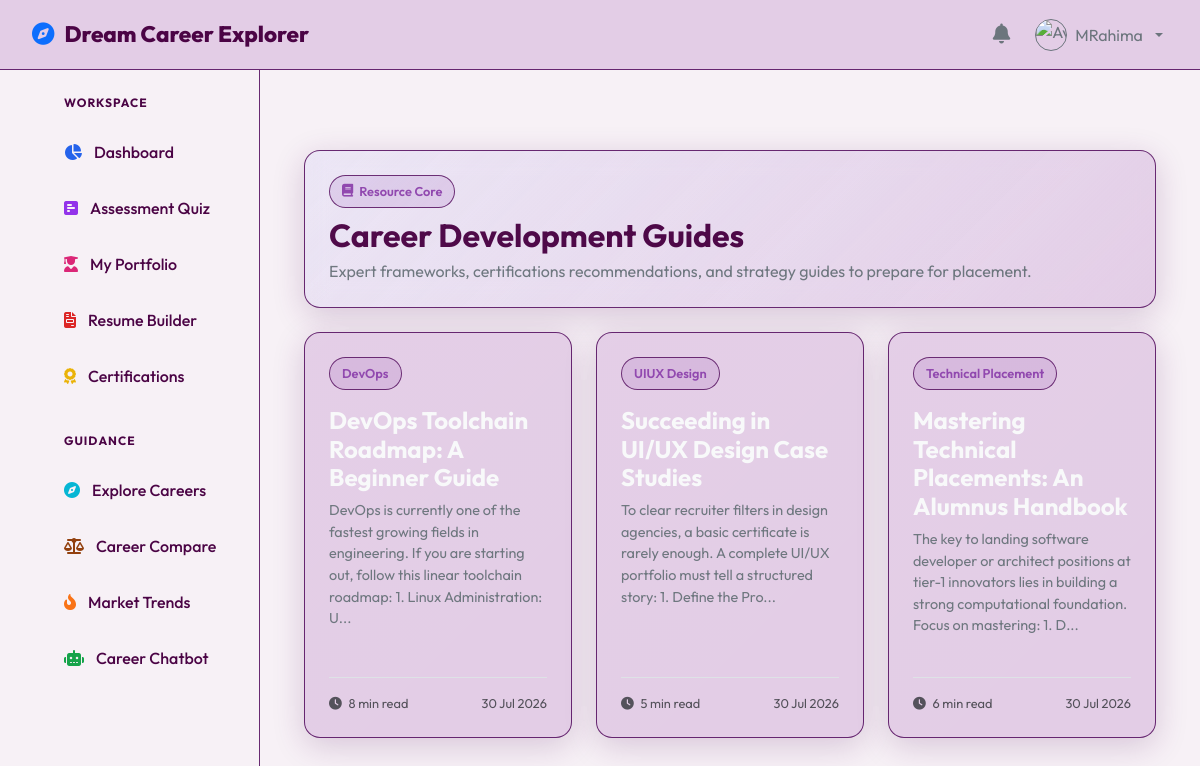
The app's page /blogs (signed in) with its own data.
### app/models.py (models this page shows, shortened)
class User(db.Model):
    __tablename__ = 'users'
    id = db.Column(db.Integer, primary_key=True)
    username = db.Column(db.String(50), unique=True, nullable=False)
    email = db.Column(db.String(100), unique=True, nullable=False)
    password_hash = db.Column(db.String(256), nullable=False)
    full_name = db.Column(db.String(100), nullable=False)
    role = db.Column(db.Enum('student', 'admin', name='user_roles'), default='student', nullable=False)
    profile_pic = db.Column(db.String(256), default='default.png')
    department = db.Column(db.String(100), nullable=True)
    qualification = db.Column(db.String(100), nullable=True)
    created_at = db.Column(db.DateTime, default=datetime.utcnow)
    portfolio = db.relationship('Portfolio', backref='user', uselist=False, cascade="all, delete-orphan")
    skills = db.relationship('StudentSkill', backref='user', cascade="all, delete-orphan")
    certificates = db.relationship('Certificate', backref='user', cascade="all, delete-orphan")
    projects = db.relationship('Project', backref='user', cascade="all, delete-orphan")
    quiz_results = db.relationship('QuizResult', backref='user', cascade="all, delete-orphan")
    progress = db.relationship('LearningProgress', backref='user', cascade="all, delete-orphan")
    notifications = db.relationship('Notification', backref='user', cascade="all, delete-orphan")

class Blog(db.Model):
    __tablename__ = 'blogs'
    id = db.Column(db.Integer, primary_key=True)
    title = db.Column(db.String(200), nullable=False)
    content = db.Column(db.Text, nullable=False)
    author_name = db.Column(db.String(100), default='Admin')
    tags = db.Column(db.String(150), nullable=True)  # Comma-separated tags
    read_time = db.Column(db.Integer, default=5)  # in minutes
    created_at = db.Column(db.DateTime, default=datetime.utcnow)

### app/blueprints/main/routes.py (the view)
@main_bp.route('/blogs')
def blogs():
    all_blogs = Blog.query.order_by(Blog.created_at.desc()).all()
    return render_template('blogs.html', blogs=all_blogs)

### app/templates/blogs.html (shortened to what this page needs)
{% extends "base.html" %}
{% block content %}
<div class="container py-4">
    <div class="row mb-4" data-aos="fade-down">
        <div class="col-12">
            <div class="glass-card" style="background: linear-gradient(135deg, rgba(99, 102, 241, 0.08) 0%, var(--bg-card) 100%);">
                <div class="d-flex flex-column flex-md-row justify-content-between align-items-md-center gap-3">
                    <div>
                        <span class="badge-custom badge-tech mb-2"><i class="fa-solid fa-book"></i> Resource Core</span>
                        <h2 class="fw-bold mb-1">Career Development Guides</h2>
                        <p class="text-secondary mb-0">Expert frameworks, certifications recommendations, and strategy guides to prepare for placement.</p>
                    </div>
                </div>
            </div>
        </div>
    </div>
    <div class="row g-4" data-aos="fade-up" data-aos-delay="100">
        {% for blog in blogs %}
            <div class="col-md-6 col-lg-4">
                <div class="glass-card h-100 d-flex flex-column justify-content-between">
                    <div>
                        <span class="badge-custom badge-tech mb-3">{{ (blog.tags or 'Career Guidance').split(',')[0] }}</span>
                        <h4 class="fw-bold mb-2"><a href="{{ url_for('main.blog_detail', blog_id=blog.id) }}" class="text-light text-decoration-none">{{ blog.title }}</a></h4>
                        <p class="text-secondary" style="font-size: 0.9rem; line-height: 1.5;">{{ blog.content[:160] }}...</p>
                    </div>
                    <div class="mt-4 pt-3 border-top border-color d-flex justify-content-between text-muted" style="font-size: 0.8rem;">
                        <span><i class="fa-solid fa-clock me-1"></i> {{ blog.read_time }} min read</span>
                        <span>{{ blog.created_at.strftime('%d %b %Y') }}</span>
                    </div>
                </div>
            </div>
        {% else %}
            <div class="col-12 text-center py-5">
                <p class="text-secondary">No blog articles published yet.</p>
            </div>
        {% endfor %}
    </div>
</div>
{% endblock %}

### app/templates/base.html (shortened to what this page needs)
<!DOCTYPE html>
<html lang="en" data-theme="dark">
<head>
    <link href="https://cdn.jsdelivr.net/npm/bootstrap@5.3.0/dist/css/bootstrap.min.css" rel="stylesheet">
    <link href="https://cdnjs.cloudflare.com/ajax/libs/font-awesome/6.4.0/css/all.min.css" rel="stylesheet">
    <link href="https://unpkg.com/aos@2.3.1/dist/aos.css" rel="stylesheet">
    <link rel="stylesheet" href="{{ url_for('static', filename='css/style.css') }}">
    <link rel="stylesheet" href="{{ url_for('static', filename='css/dashboard.css') }}">
    <link rel="stylesheet" href="{{ url_for('static', filename='css/landing.css') }}">
</head>
<body>
    <nav class="top-navbar">
        <a class="navbar-brand" href="{{ url_for('main.index') }}">
            <i class="fa-solid fa-compass text-primary"></i> Dream Career Explorer
        </a>
        <div class="d-flex align-items-center gap-3">
            {% if current_user %}
                {% if current_user.role == 'student' %}
                <a href="{{ url_for('student.notifications') }}" class="position-relative text-secondary p-1" title="Notifications">
                    <i class="fa-solid fa-bell fs-5"></i>
                </a>
                {% endif %}
                <div class="dropdown">
                    <button class="btn btn-link text-decoration-none dropdown-toggle text-secondary d-flex align-items-center gap-2 p-1" type="button" id="profileDropdown" data-bs-toggle="dropdown" aria-expanded="false">
                        <img src="{{ url_for('static', filename='uploads/' + current_user.profile_pic) }}" alt="Avatar" width="32" height="32" class="rounded-circle border border-secondary" onerror="this.src='https://cdn-icons-png.flaticon.com/512/3135/3135715.png';">
                        <span class="d-none d-md-inline">{{ current_user.full_name }}</span>
                    </button>
                </div>
            {% else %}
                <a href="{{ url_for('auth.login') }}" class="btn btn-outline-secondary btn-sm px-3">Login</a>
                <a href="{{ url_for('auth.register') }}" class="glow-btn btn-sm px-3 py-2 text-white">Get Started</a>
            {% endif %}
        </div>
    </nav>
    <div class="main-wrapper">
        {% if current_user %}
            <aside class="sidebar">
                <ul class="side-nav-list">
                    {% if current_user.role == 'student' %}
                        <span class="text-uppercase  fw-bold px-3 mb-2" style="font-size: 0.75rem; letter-spacing: 1px;">Workspace</span>
                        <li><a class="side-nav-link" href="{{ url_for('student.dashboard') }}"><i class="fa-solid fa-chart-pie icon-dashboard"></i> Dashboard</a></li>
                        <li><a class="side-nav-link" href="{{ url_for('student.assessment') }}"><i class="fa-solid fa-square-poll-horizontal icon-quiz"></i> Assessment Quiz</a></li>
                        <li><a class="side-nav-link" href="{{ url_for('student.portfolio') }}"><i class="fa-solid fa-user-graduate icon-portfolio"></i> My Portfolio</a></li>
                        <li><a class="side-nav-link" href="{{ url_for('student.resume') }}"><i class="fa-solid fa-file-invoice icon-resume"></i> Resume Builder</a></li>
                        <li><a class="side-nav-link" href="{{ url_for('student.certifications') }}"><i class="fa-solid fa-award icon-certifications"></i> Certifications</a></li>
                        <span class="text-uppercase  fw-bold px-3 mt-4 mb-2" style="font-size: 0.75rem; letter-spacing: 1px;">Guidance</span>
                        <li><a class="side-nav-link" href="{{ url_for('main.careers') }}"><i class="fa-solid fa-compass icon-explore"></i> Explore Careers</a></li>
                        <li><a class="side-nav-link" href="{{ url_for('main.comparison') }}"><i class="fa-solid fa-scale-balanced icon-compare"></i> Career Compare</a></li>
                        <li><a class="side-nav-link" href="{{ url_for('main.trends') }}"><i class="fa-solid fa-fire-flame-curved icon-trends"></i> Market Trends</a></li>
                        <li><a class="side-nav-link" href="{{ url_for('student.chatbot_ui') }}"><i class="fa-solid fa-robot icon-chatbot"></i> Career Chatbot</a></li>
                    {% endif %}
                </ul>
            </aside>
        {% endif %}
        <main class="content-body {% if not current_user %}w-100 m-0 p-0{% endif %}">
            {% block content %}{% endblock %}
        </main>
    </div>
</body>
</html>

### app/static/css/style.css (style rules this page uses)
:root { --bg-primary: #f7f1f6; --bg-secondary: #f7f1f6; --bg-card: #e3cde6; --bg-glass: #e3cde6; --border-color: #5b1765e8; --border-focus:#8e44ad; --text-primary:#4b0445; --text-secondary: #4b0445; --text-muted: #4b0445; --primary: #8e44ad; --primary-hover: #6c3483; --primary-glow: rgba(142, 68, 173, 0.15); --success: #18d118; --warning: #f59e0b; --danger: #ef4444; --info: #7d3c98; --glass-blur: blur(12px); --card-shadow: 0 8px 32px 0 rgba(91, 23, 101, 0.20); --nav-height: 70px; --sidebar-width: 260px; }
* { margin: 0; padding: 0; box-sizing: border-box; transition: background-color 0.3s ease, border-color 0.3s ease, color 0.15s ease; }
body { font-family: 'Outfit', sans-serif; background-color: var(--bg-primary); color: var(--text-primary); overflow-x: hidden; min-height: 100vh; }
a { text-decoration: none; color: var(--primary); }
.glass-card { background: var(--bg-card); backdrop-filter: var(--glass-blur); -webkit-backdrop-filter: var(--glass-blur); border: 1px solid var(--border-color); border-radius: 16px; padding: 24px; box-shadow: var(--card-shadow); position: relative; overflow: hidden; }
.glass-card::before { content: ''; position: absolute; top: 0; left: 0; width: 100%; height: 100%; background: linear-gradient(135deg, rgba(255, 255, 255, 0.03) 0%, rgba(255, 255, 255, 0) 100%); pointer-events: none; }
.badge-custom { padding: 6px 12px; border-radius: 20px; font-size: 0.8rem; font-weight: 600; display: inline-flex; align-items: center; gap: 6px; }
.badge-tech { background-color: var(--primary-glow); color: var(--primary); border: 1px solid var(--border-color); }
.main-wrapper { display: flex; min-height: 100vh; padding-top: var(--nav-height); }
.sidebar { width: var(--sidebar-width); background: var(--bg-secondary); border-right: 1px solid var(--border-color); position: fixed; top: var(--nav-height); bottom: 0; left: 0; z-index: 100; padding: 24px 16px; overflow-y: auto; }
.content-body { flex: 1; margin-left: var(--sidebar-width); padding: 32px; overflow-x: hidden; }
.top-navbar { height: var(--nav-height); background: var(--bg-glass); backdrop-filter: var(--glass-blur); -webkit-backdrop-filter: var(--glass-blur); border-bottom: 1px solid var(--border-color); position: fixed; top: 0; left: 0; right: 0; z-index: 1000; display: flex; align-items: center; justify-content: space-between; padding: 0 32px; }
.navbar-brand { font-weight: 800; font-size: 1.4rem; color: var(--text-primary); display: flex; align-items: center; gap: 10px; }
.side-nav-list { list-style: none; display: flex; flex-direction: column; gap: 8px; }
.side-nav-link { display: flex; align-items: center; gap: 12px; padding: 12px 16px; border-radius: 8px; color: var(--text-secondary); font-weight: 500; cursor: pointer; }

### app/static/css/dashboard.css (style rules this page uses)
.icon-dashboard { color: #2563eb; }
.icon-quiz { color: #9333ea; }
.icon-portfolio { color: #db2777; }
.icon-resume { color: #dc2626; }
.icon-certifications { color: #eab308; }
.icon-explore { color: #06b6d4; }
.icon-compare { color: #92400e; }
.icon-trends { color: #f97316; }
.icon-chatbot { color: #16a34a; }

### records on screen
User: full_name "MRahima"
Blog: tags "DevOps", title "DevOps Toolchain Roadmap: A Beginner Guide", content "DevOps is currently one of the fastest growing fields in engineering. If you are starting out, follow this linear toolchain roadmap: 1. Linux Administration: U", read_time "8", created_at "30 Jul 2026"
Blog: tags "UIUX Design", title "Succeeding in UI/UX Design Case Studies", content "To clear recruiter filters in design agencies, a basic certificate is rarely enough. A complete UI/UX portfolio must tell a structured story: 1. Define the Pro", read_time "5", created_at "30 Jul 2026"
Blog: tags "Technical Placement", title "Mastering Technical Placements: An Alumnus Handbook", content "The key to landing software developer or architect positions at tier-1 innovators lies in building a strong computational foundation. Focus on mastering: 1. D", read_time "6", created_at "30 Jul 2026"
